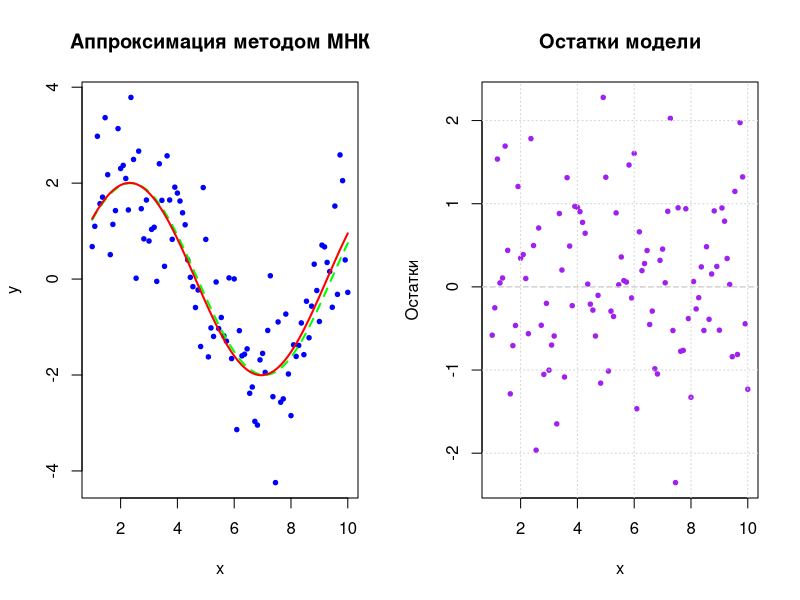

Write R code to recreate this figure.
# 5.5 Метод наименьших квадратов (МНК)

# Генерация данных
set.seed(123) # Для воспроизводимости
x_data <- seq(1, 10, length.out = 100)
noise <- rnorm(length(x_data), mean = 0, sd = 1)
y_data <- 2*sin((2/3)*x_data) + noise

# Функция модели с двумя параметрами: a*sin(b*x)
model <- function(x, params) {
  params[1] * sin(params[2] * x)
}

# Функция для вычисления суммы квадратов отклонений
objective <- function(params) {
  sum((y_data - model(x_data, params))^2)
}

# Применяем оптимизацию для нахождения параметров
result <- optim(par = c(1, 0.5),  # Начальные значения параметров
                fn = objective,
                method = "L-BFGS-B",
                lower = c(0.1, 0.1),
                upper = c(5, 2))

# Получаем оптимальные параметры
a_opt <- result$par[1]
b_opt <- result$par[2]

cat("Оптимальные параметры:\n")
cat("a =", round(a_opt, 3), "\n")
cat("b =", round(b_opt, 3), "\n")

# Строим графики
par(mfrow = c(1, 2))

# 1) График данных и модели
plot(x_data, y_data, pch = 19, col = "blue", cex = 0.6,
     main = "Аппроксимация методом МНК",
     xlab = "x", ylab = "y")
curve(2*sin((2/3)*x), add = TRUE, col = "green", lwd = 2, lty = 2) # Истинная функция
curve(model(x, c(a_opt, b_opt)), add = TRUE, col = "red", lwd = 2) # Модель
# legend("topright", 
#        legend = c("Данные", "Истинная функция", "Модель МНК"),
#        col = c("blue", "green", "red"),
#        pch = c(19, NA, NA),
#        lty = c(NA, 2, 1),
#        lwd = 2)

# 2) График остатков
residuals <- y_data - model(x_data, c(a_opt, b_opt))
plot(x_data, residuals, pch = 19, col = "purple", cex = 0.6,
     main = "Остатки модели",
     xlab = "x", ylab = "Остатки")
abline(h = 0, col = "gray", lty = 2)
grid()

# Возвращаем стандартные параметры графики
par(mfrow = c(1, 1))
